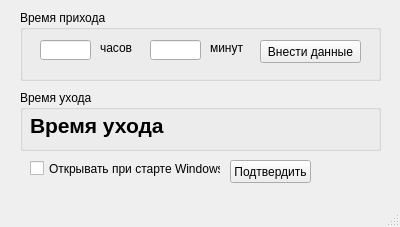
<?xml version="1.0" encoding="UTF-8"?>
<ui version="4.0">
 <class>MainWindow</class>
 <widget class="QMainWindow" name="MainWindow">
  <property name="geometry">
   <rect>
    <x>0</x>
    <y>0</y>
    <width>400</width>
    <height>227</height>
   </rect>
  </property>
  <property name="minimumSize">
   <size>
    <width>400</width>
    <height>216</height>
   </size>
  </property>
  <property name="maximumSize">
   <size>
    <width>400</width>
    <height>227</height>
   </size>
  </property>
  <property name="windowTitle">
   <string>Расчет рабочего времени</string>
  </property>
  <property name="documentMode">
   <bool>false</bool>
  </property>
  <widget class="QWidget" name="centralwidget">
   <widget class="QGroupBox" name="groupBox">
    <property name="geometry">
     <rect>
      <x>20</x>
      <y>10</y>
      <width>361</width>
      <height>71</height>
     </rect>
    </property>
    <property name="title">
     <string>Время прихода</string>
    </property>
    <widget class="QPushButton" name="pbEnterTime">
     <property name="geometry">
      <rect>
       <x>240</x>
       <y>30</y>
       <width>101</width>
       <height>23</height>
      </rect>
     </property>
     <property name="text">
      <string>Внести данные</string>
     </property>
    </widget>
    <widget class="QLineEdit" name="leHTime">
     <property name="geometry">
      <rect>
       <x>20</x>
       <y>30</y>
       <width>51</width>
       <height>20</height>
      </rect>
     </property>
    </widget>
    <widget class="QLineEdit" name="leMTime">
     <property name="geometry">
      <rect>
       <x>130</x>
       <y>30</y>
       <width>51</width>
       <height>20</height>
      </rect>
     </property>
    </widget>
    <widget class="QLabel" name="label">
     <property name="geometry">
      <rect>
       <x>80</x>
       <y>30</y>
       <width>41</width>
       <height>16</height>
      </rect>
     </property>
     <property name="text">
      <string>часов</string>
     </property>
    </widget>
    <widget class="QLabel" name="label_2">
     <property name="geometry">
      <rect>
       <x>190</x>
       <y>30</y>
       <width>41</width>
       <height>16</height>
      </rect>
     </property>
     <property name="text">
      <string>минут</string>
     </property>
    </widget>
   </widget>
   <widget class="QGroupBox" name="groupBox_2">
    <property name="geometry">
     <rect>
      <x>20</x>
      <y>90</y>
      <width>361</width>
      <height>61</height>
     </rect>
    </property>
    <property name="title">
     <string>Время ухода</string>
    </property>
    <widget class="QLabel" name="lblExitTime">
     <property name="geometry">
      <rect>
       <x>10</x>
       <y>20</y>
       <width>301</width>
       <height>31</height>
      </rect>
     </property>
     <property name="font">
      <font>
       <family>Arial</family>
       <pointsize>16</pointsize>
       <weight>75</weight>
       <bold>true</bold>
      </font>
     </property>
     <property name="text">
      <string>Время ухода</string>
     </property>
    </widget>
   </widget>
   <widget class="QCheckBox" name="checkBox">
    <property name="geometry">
     <rect>
      <x>30</x>
      <y>160</y>
      <width>191</width>
      <height>17</height>
     </rect>
    </property>
    <property name="text">
     <string>Открывать при старте Windows</string>
    </property>
   </widget>
   <widget class="QPushButton" name="pushButton">
    <property name="geometry">
     <rect>
      <x>230</x>
      <y>160</y>
      <width>81</width>
      <height>23</height>
     </rect>
    </property>
    <property name="text">
     <string>Подтвердить</string>
    </property>
   </widget>
  </widget>
  <widget class="QMenuBar" name="menubar">
   <property name="geometry">
    <rect>
     <x>0</x>
     <y>0</y>
     <width>400</width>
     <height>21</height>
    </rect>
   </property>
  </widget>
  <widget class="QStatusBar" name="statusbar"/>
 </widget>
 <resources/>
 <connections/>
</ui>
